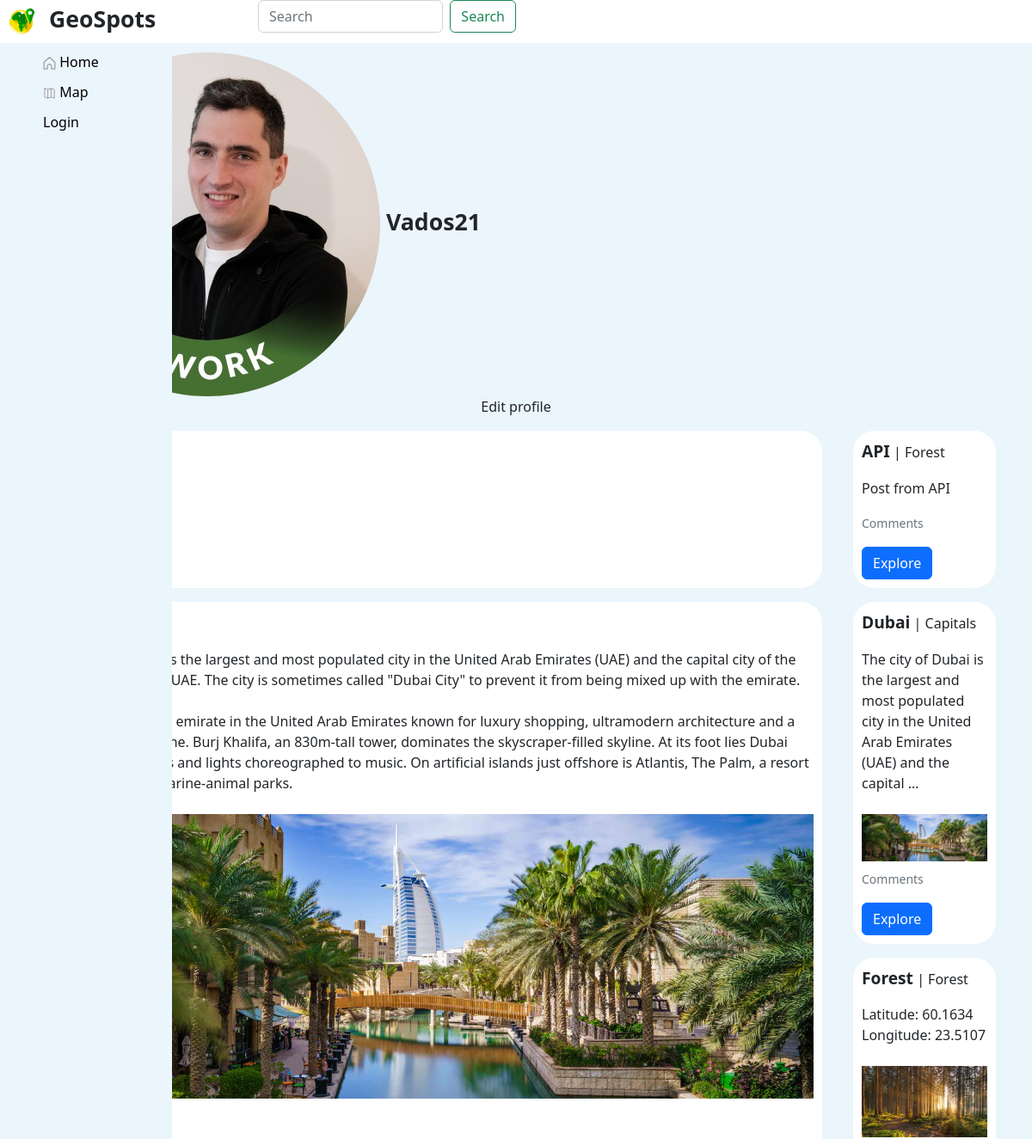
Page /profile/Vados21/ (upper part) on the earlier database version.
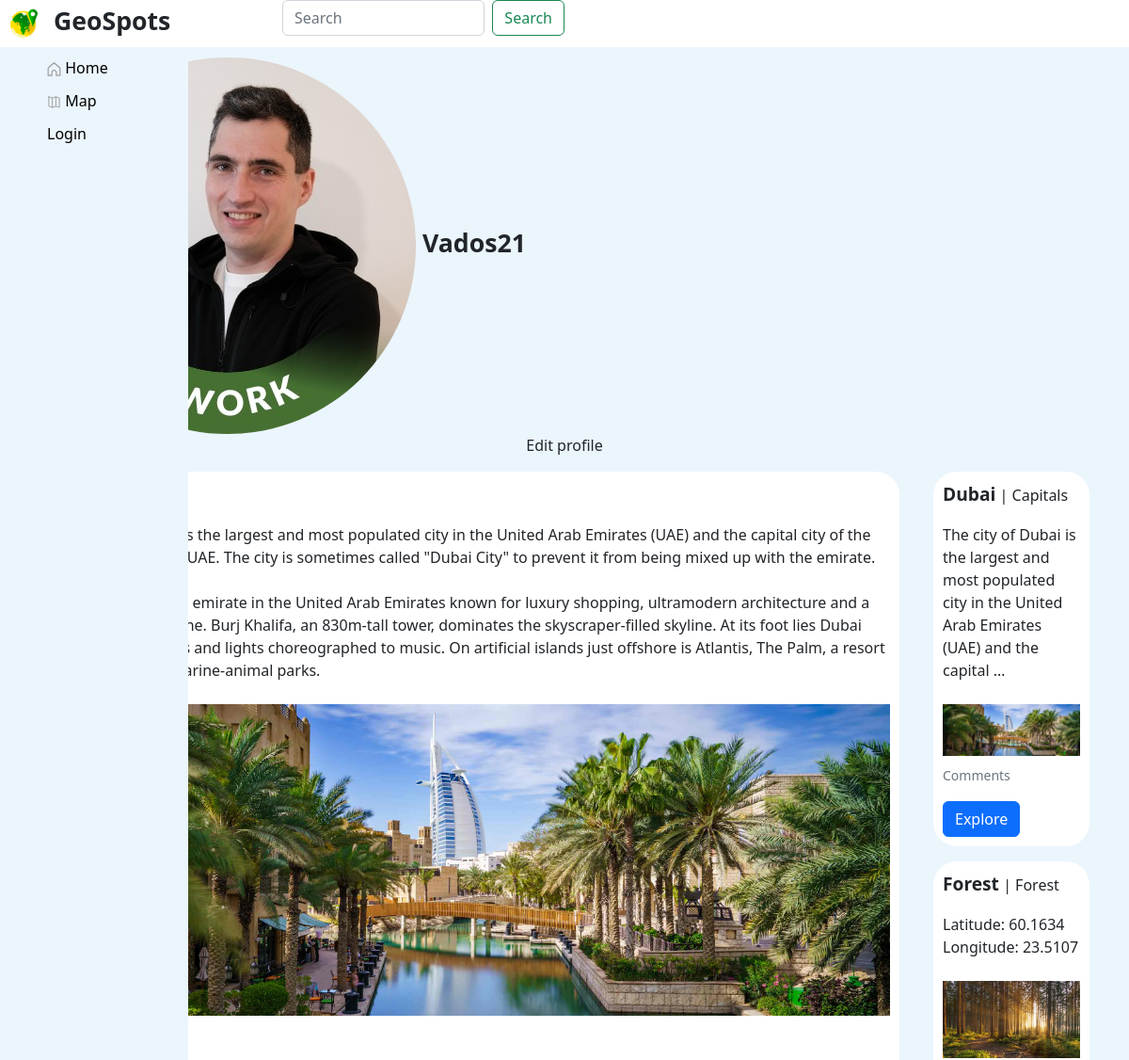
Same page on the later database version.
### posts/models.py (models this page shows, shortened)
class Post(models.Model):
    title = models.CharField(max_length=200)
    text = models.TextField()
    pub_date = models.DateTimeField(auto_now_add=True)
    author = models.ForeignKey(
        User,
        on_delete=models.CASCADE,
        related_name='posts'
    )
    group = models.ForeignKey(
        Group, blank=True, null=True,
        on_delete=models.SET_NULL,
        related_name='posts'
    )
    image = models.ImageField(
        'Картинка',
        upload_to='posts/',
        blank=True
    )
    lat = models.DecimalField(max_digits=10, decimal_places=8)
    lon = models.DecimalField(max_digits=10, decimal_places=8)
    likes = models.ManyToManyField(User, related_name='likes', blank=True)
    class Meta:
        ordering = ['-pub_date']

class Group(models.Model):
    title = models.CharField(max_length=200)
    slug = models.SlugField(unique=True, max_length=40)
    description = models.TextField(null=True)
    class Meta:
        verbose_name = 'Заголовок группы'

### posts/views.py (the view)
# urls.py: path('profile/<str:username>/', views.profile, name='profile'),
def profile(request, username):
    logging.info('profile started')
    user = get_object_or_404(User, username=username)
    post_list = user.posts.all()
    paginator = Paginator(post_list, 10)
    page_number = request.GET.get('page')
    post_counter = paginator.count
    page_obj = paginator.get_page(page_number)
    context = {
        'username': user,
        'post_counter': post_counter,
        'page_obj': page_obj,
    }
    return render(request, 'posts/profile.html', context)

### posts/templates/posts/profile.html (shortened to what this page needs)
{% extends 'posts/base.html'%}
{% block content %}
{% load static %}
<div class="bodycolor">
  {% load thumbnail %}
  <div class="padding_top">
    <div class="container text-center">
      <div class="row">
        <div class="container">
          <div class="col">
            <div class="left">
                <div class="indent">
                  <div id="text_size">
                    {% thumbnail username.profile.avatar "200x200" crop="center" upscale=True as im %}
                      <img class="rounded-circle" src="{{ im.url }}">
                    {% endthumbnail %}
                      {{ username }}
                  </div>
                </div>
            </div>
          </div>
        </div>
        <div class="col">
          Edit profile
        </div>
      </div>
    </div>
  </div>
  <div class="container text-center">
    <div class="row">
      <div class="col-10">
        <div class="container">
          <article>
            {% for post in page_obj %}
            <p>
              <div class="article">
                <div class="left">
                  <p><strong><big>{{ post.title }}</big></strong> | {{ post.group.title }}  </p>
                  <p>{{ post.text|linebreaksbr }}</p>
                  <div style='border-radius: 5px;'>
                    {% thumbnail post.image "960x339" crop="center" upscale=True as im %}
                      <img class="card-img my-2"  src="{{ im.url }}">
                    {% endthumbnail %}
                  </div>
                <p class="card-text"><small class="text-muted">Comments </small></p>
                <a class="btn btn-small btn-primary" href="{% url 'posts:post_detail' post.pk %}">
                </a>
                </div>
              </div>
            {% endfor %}
          </article>
        </div>
      </div>
      <div class="col">
        {% for post in page_obj %}
            <p>
              <div class="article">
                <div class="left">
                  <p><strong><big>{{ post.title }}</big></strong> | {{ post.group.title }}  </p>
                  <p>{{ post.text|truncatewords:20 }}</p>
                  <div style='border-radius: 5px;'>
                    {% thumbnail post.image "960x339" crop="center" upscale=True as im %}
                      <img class="card-img my-2"  src="{{ im.url }}">
                    {% endthumbnail %}
                  </div>
                <p class="card-text"><small class="text-muted">Comments </small></p>
                <a class="btn btn-small btn-primary" href="{% url 'posts:post_detail' post.pk %}">
                  Explore
                </a>
                </div>
              </div>
            {% endfor %}
      </div>
    </div>
  </div>
</div>
{% endblock content%}

Differences in the rows shown:
removed Post: title "API", group "Forest", text "Post from API"
